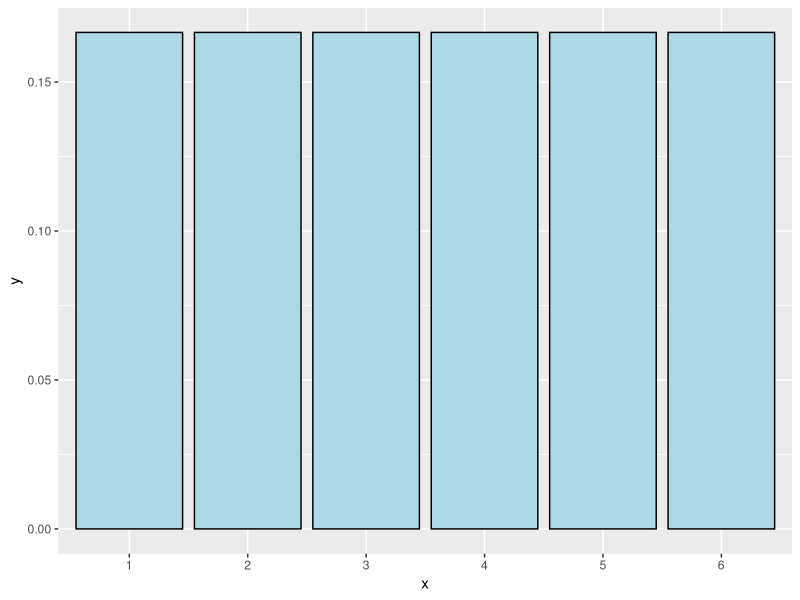
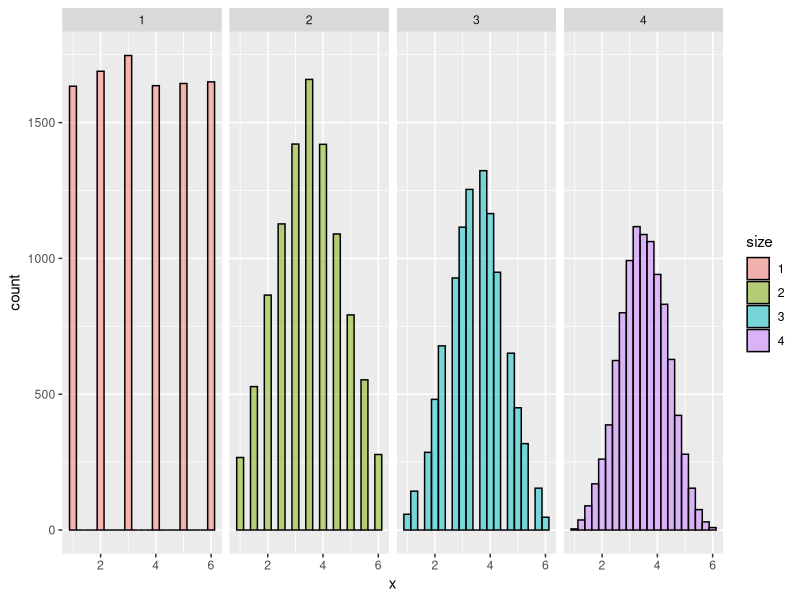
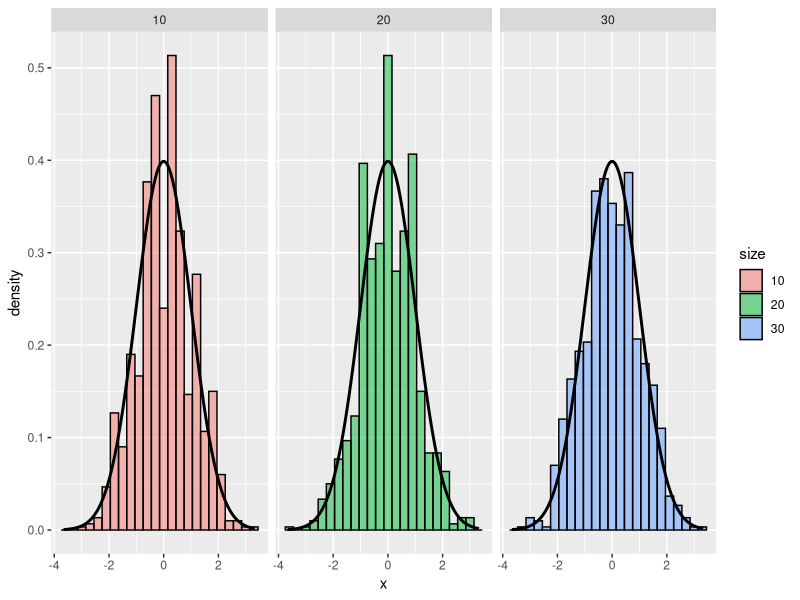
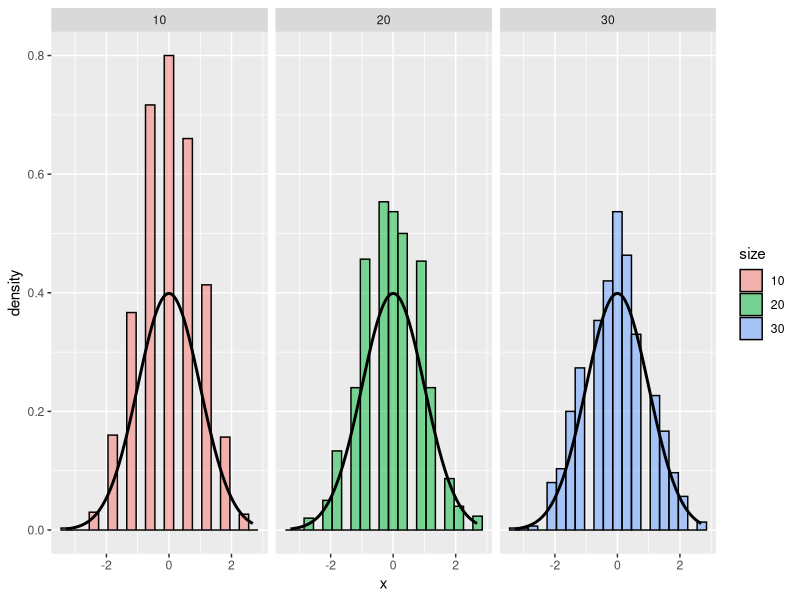

Here is the R script that generated these plots, in order:
## ---- chunk 1
knitr::opts_chunk$set(echo = TRUE)
library(ggplot2)
## ---- chunk 2
ggplot(data.frame(x = factor(1 : 6), y = rep(1/6, 6)), aes(x = x, y = y)) + geom_bar(stat = "identity", colour = 'black', fill = "lightblue")
## ---- chunk 3
nosim <- 10000
dat <- data.frame(
  x = c(sample(1 : 6, nosim, replace = TRUE),
        apply(matrix(sample(1 : 6, nosim * 2, replace = TRUE), 
                     nosim), 1, mean),
        apply(matrix(sample(1 : 6, nosim * 3, replace = TRUE), 
                     nosim), 1, mean),
        apply(matrix(sample(1 : 6, nosim * 4, replace = TRUE), 
                     nosim), 1, mean)
        ),
  size = factor(rep(1 : 4, rep(nosim, 4))))
g <- ggplot(dat, aes(x = x, fill = size)) 
g<- g + geom_histogram(alpha = .50, binwidth=.25, colour = "black") 
g + facet_grid(. ~ size)
## ---- chunk 4
# normal distribution with mean = 0, sd = 1.
# The standard deviation of the mean of 10 observations
# should be 1/sqrt(10) or about 0.32
# so we do 1000 simulations to check
nosim <- 1000
n <- 10
sd(apply(matrix(rnorm(nosim * n), nosim), 1, mean))
## ---- chunk 5
# poisson distribution with lambda = 4 = mean & variance.
# The standard deviation of the mean of 10 observations
# should be 2/sqrt(10) or about 0.63
# so we do 1000 simulations to check
nosim <- 1000
n <- 10
sd(apply(matrix(rpois(nosim * n, 4), nosim), 1, mean))
## ---- chunk 6
ppois(3, lambda = 2.5 * 4)
## ---- chunk 7
pbinom(2, size = 500, prob = 0.01)
## ---- chunk 8
ppois(2, lambda = 500 * 0.01)
## ---- chunk 9
nosim <- 1000
cfunc <- function(x, n) sqrt(n) * (mean(x) - 3.5) / 1.71
dat <- data.frame(
  x = c(apply(matrix(sample(1 : 6, nosim * 10, replace = TRUE), 
                     nosim), 1, cfunc, 10),
        apply(matrix(sample(1 : 6, nosim * 20, replace = TRUE), 
                     nosim), 1, cfunc, 20),
        apply(matrix(sample(1 : 6, nosim * 30, replace = TRUE), 
                     nosim), 1, cfunc, 30)
        ),
  size = factor(rep(c(10, 20, 30), rep(nosim, 3))))
g <- ggplot(dat, aes(x = x, fill = size)) + 
    geom_histogram(alpha = .50, binwidth=.3, col = "black", aes(y = ..density..)) 
g <- g + stat_function(fun = dnorm, size = 1)
g + facet_grid(. ~ size)
## ---- chunk 10
nosim <- 1000
cfunc <- function(x, n) 2 * sqrt(n) * (mean(x) - 0.5) 
dat <- data.frame(
  x = c(apply(matrix(sample(0:1, nosim * 10, replace = TRUE), 
                     nosim), 1, cfunc, 10),
        apply(matrix(sample(0:1, nosim * 20, replace = TRUE), 
                     nosim), 1, cfunc, 20),
        apply(matrix(sample(0:1, nosim * 30, replace = TRUE), 
                     nosim), 1, cfunc, 30)
        ),
  size = factor(rep(c(10, 20, 30), rep(nosim, 3))))
g <- ggplot(dat, aes(x = x, fill = size)) + 
    geom_histogram(alpha = 0.5, binwidth=.3, colour = "black", aes(y = ..density..)) 
g <- g + stat_function(fun = dnorm, size = 1)
g + facet_grid(. ~ size)
